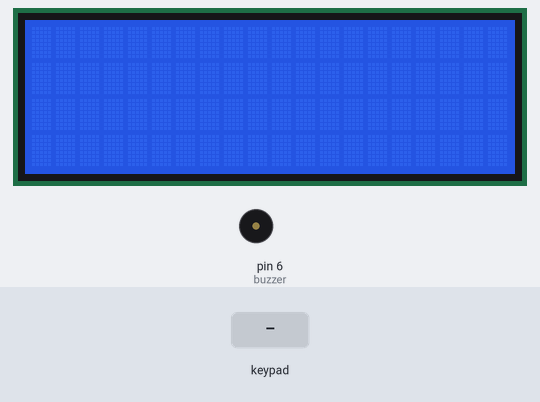
A sketch run on a simulated Arduino Uno, built with avr-gcc and run on an emulated ATmega328P. Parts: 20×4 character LCD, buzzer (waves = sounding, pin HIGH). The test bench sets the inputs (shaded band).

Above: at 1.2 s.
1.3 s: key 'A' pressed
At 3.2 s:
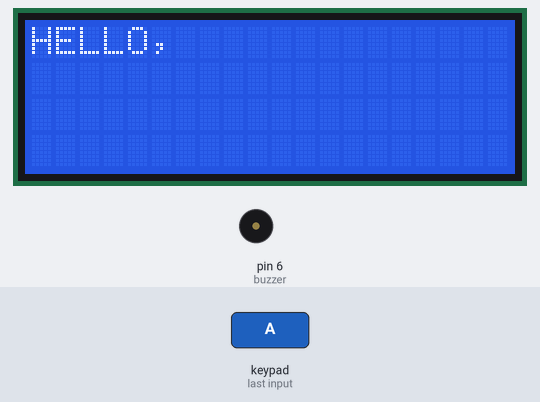
3.7 s: keypad keys 2 3 4 5 # pressed 0.4 s apart
At 6.5 s:
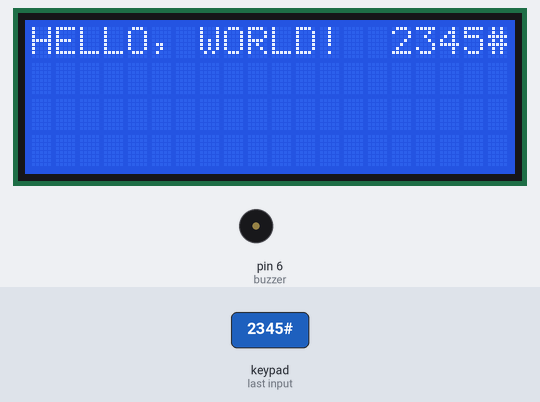
7.2 s: key 'B' pressed
At 7.5 s:
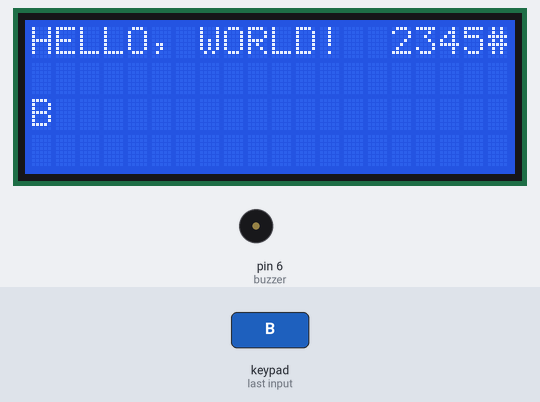
8.7 s: keypad keys 2 3 4 5 = pressed 0.4 s apart
At 11.0 s:
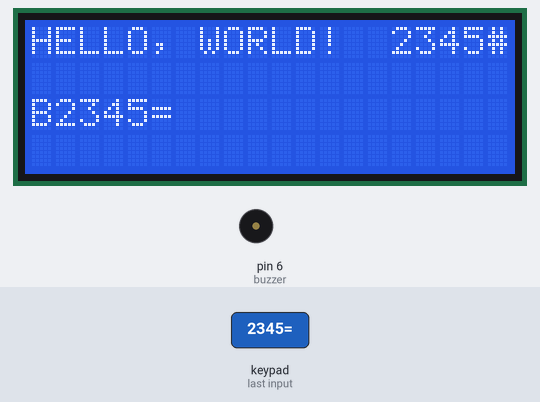
12.2 s: keypad keys 7 8 9 1 0 # pressed 0.4 s apart
At 15.2 s:
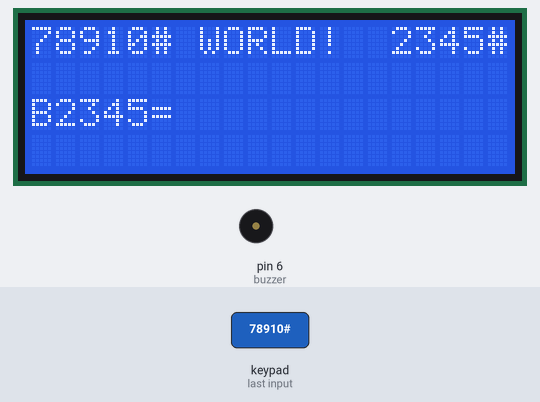
16.1 s: keypad keys 7 8 9 1 0 = pressed 0.4 s apart
At 19.2 s:
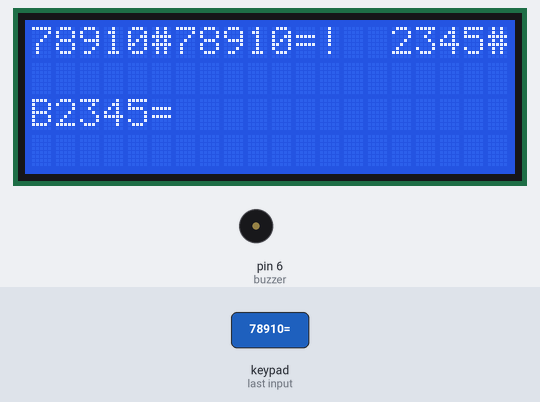
Timing chart, 0 to 20.7 s (numbered marks = the images above; inputs shaded):
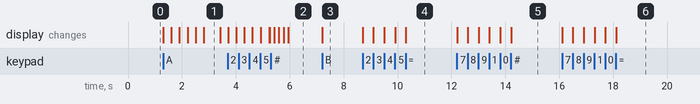

Measured:
- after the input at 1.3 s, the display: first changes at once (image 1 shows a later state)
- after the input at 7.2 s, the display: changes at once (image 3)
- after the input at 8.7 s, the display: first changes at once (image 4 shows a later state)
- after the input at 12.2 s, the display: first changes at once (image 5 shows a later state)
- after the input at 16.1 s, the display: first changes at once (image 6 shows a later state)
- what the display in image 1 shows lasts 0.6 s, from 2.8 s to 3.4 s

The sketch:

lcdKeypad.ino
```cpp
 #include <LiquidCrystal_I2C.h>
#include <Keypad.h>
int buzzer =6;

LiquidCrystal_I2C lcd(0x27,20,4);
const byte ROWS = 4;
const byte COLS = 4;

byte rowPins[ROWS] = {2, 3, 4, 5};
byte colPins[COLS] = {7, 8, 9, 10};


char keys[ROWS][COLS] = {
 {'*','3','2','1'},
  {'B','6','5','4'},
  {'=','9','8','7'},
  {'-','#','0','A'},


};

byte helo[] = {
  B00000,
  B01000,
  B10101,
  B01010,
  B01100,
  B01000,
  B10100,
  B10100
};

byte heloo[] = {
  B00000,
  B01000,
  B10100,
  B01000,
  B01100,
  B01010,
  B10101,
  B10100
};

int hello(){
  lcd.print("H");
  delay(300);
  lcd.print("E");
  delay(300);
  lcd.print("L");
  delay(300);
  lcd.print("L");
  delay(300);
  lcd.print("O");
  delay(300);
  lcd.print(",");
  delay(300);
  lcd.print(" ");
  delay(300);
  lcd.print("W");
  delay(300);
  lcd.print("O");
  delay(300);
  lcd.print("R");
  delay(300);
  lcd.print("L");
  delay(300);
  lcd.print("D");
  delay(300);
  lcd.print("!");
  delay(300);
}


Keypad klawiatura = Keypad( makeKeymap(keys), rowPins, colPins, ROWS, COLS );

void setup(){
  pinMode(buzzer, OUTPUT);


  lcd.init();
lcd.backlight();
}

void loop(){
 char klawisz = klawiatura.getKey();

  if (klawisz){
    lcd.print(klawisz);
  }

  if(klawisz=='*'){
    lcd.clear();
    delay(100);
  }

if(klawisz=='-'){
  lcd.setCursor(0,16);
  lcd.print("-");
  lcd.setCursor(0,1);

  }
  if(klawisz=='='){
  lcd.setCursor(0,0);

  }
  if(klawisz=='A'){
  lcd.clear();
  lcd.setCursor(0,0);
  hello();
  lcd.createChar(0, helo);
  lcd.createChar(1, heloo);
  lcd.home();
  lcd.setCursor(15,0);

  for(int i=0; i>10;i++){
    lcd.setCursor(15,0);
    lcd.write(0);
    delay(100);
    lcd.setCursor(15,0);
    lcd.write(1);
    }


  }


  }
```
